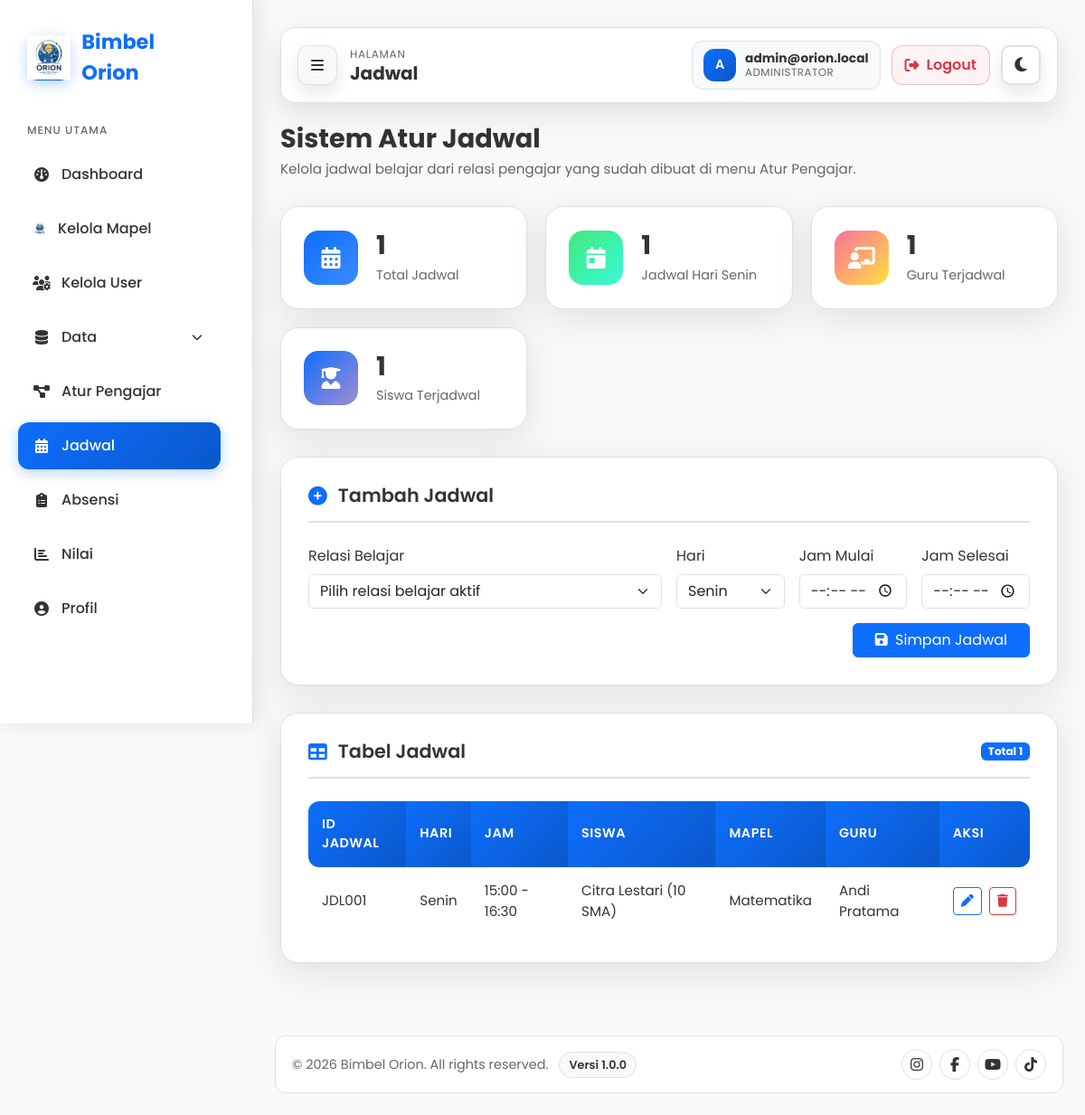
Screenshot of /index.php?page=admin-jadwal (signed in) with the database file from the repository.
### tables this page shows
CREATE TABLE jadwal (
  id CHAR(6) NOT NULL,
  kelas_id CHAR(6) NOT NULL,
  hari ENUM('Senin','Selasa','Rabu','Kamis','Jumat','Sabtu','Minggu') NOT NULL,
  jam_mulai TIME NOT NULL,
  jam_selesai TIME NOT NULL,
  created_at TIMESTAMP NOT NULL DEFAULT CURRENT_TIMESTAMP,
  PRIMARY KEY (id),
  UNIQUE KEY uk_jadwal_kelas_hari_jam (kelas_id, hari, jam_mulai),
  KEY idx_jadwal_hari_jam (hari, jam_mulai),
  CONSTRAINT fk_jadwal_kelas
    FOREIGN KEY (kelas_id) REFERENCES kelas(id)
    ON DELETE CASCADE
    ON UPDATE CASCADE
);

CREATE TABLE siswa (
  id CHAR(6) NOT NULL,
  nama VARCHAR(150) NOT NULL,
  kelas_sekolah VARCHAR(50) DEFAULT 'Privat',
  asal_sekolah VARCHAR(150) DEFAULT NULL,
  alamat TEXT DEFAULT NULL,
  no_telp VARCHAR(20) DEFAULT NULL,
  foto_path VARCHAR(255) DEFAULT NULL,
  wali_id CHAR(6) DEFAULT NULL,
  created_at TIMESTAMP NOT NULL DEFAULT CURRENT_TIMESTAMP,
  PRIMARY KEY (id),
  KEY idx_siswa_wali (wali_id),
  KEY idx_siswa_nama (nama),
  CONSTRAINT fk_siswa_user
    FOREIGN KEY (id) REFERENCES users(id)
    ON DELETE CASCADE
    ON UPDATE CASCADE,
  CONSTRAINT fk_siswa_wali
    FOREIGN KEY (wali_id) REFERENCES wali_murid(id)
    ON DELETE SET NULL
    ON UPDATE CASCADE
);

CREATE TABLE mapel (
  id CHAR(6) NOT NULL,
  nama VARCHAR(100) NOT NULL,
  deskripsi TEXT DEFAULT NULL,
  status ENUM('aktif','nonaktif') NOT NULL DEFAULT 'aktif',
  created_at TIMESTAMP NOT NULL DEFAULT CURRENT_TIMESTAMP,
  PRIMARY KEY (id),
  UNIQUE KEY uk_mapel_nama (nama),
  KEY idx_mapel_status (status)
);

CREATE TABLE guru (
  id CHAR(6) NOT NULL,
  mapel_id CHAR(6) DEFAULT NULL,
  nama VARCHAR(150) NOT NULL,
  no_telp VARCHAR(20) DEFAULT NULL,
  alamat TEXT DEFAULT NULL,
  foto_path VARCHAR(255) DEFAULT NULL,
  bio TEXT DEFAULT NULL,
  created_at TIMESTAMP NOT NULL DEFAULT CURRENT_TIMESTAMP,
  PRIMARY KEY (id),
  KEY idx_guru_mapel (mapel_id),
  KEY idx_guru_nama (nama),
  CONSTRAINT fk_guru_user
    FOREIGN KEY (id) REFERENCES users(id)
    ON DELETE CASCADE
    ON UPDATE CASCADE,
  CONSTRAINT fk_guru_mapel
    FOREIGN KEY (mapel_id) REFERENCES mapel(id)
    ON DELETE SET NULL
    ON UPDATE CASCADE
);

### controllers/BaseController.php (called while the page is built, shortened)
<?php
abstract class BaseController
{
  protected function render(string $view, array $data = []): void
  {
    $data['csrf_token'] = $data['csrf_token'] ?? SessionHelper::getCsrfToken();
    $data['current_user_id'] = $data['current_user_id'] ?? SessionHelper::getUserId();
    $data['current_user_role'] = $data['current_user_role'] ?? SessionHelper::getUserRole();
    $data['current_user_name'] = $data['current_user_name'] ?? ($_SESSION['nama'] ?? null);
    $data['flash'] = $data['flash'] ?? SessionHelper::getFlash();
    extract($data);
    $viewRelative = str_replace(['/', '\\'], DIRECTORY_SEPARATOR, $view) . '.php';
    $viewPath = __DIR__ . '/../views/' . $viewRelative;
    require $viewPath;
  }
}

### controllers/admin/jadwal/AdminJadwalController.php (called while the page is built, shortened)
<?php
require_once __DIR__ . '/../../../models/jadwal/JadwalModel.php';
require_once __DIR__ . '/AdminJadwalActionHandler.php';
class AdminJadwalController extends BaseAdminController
{
  private JadwalModel $jadwalModel;
  private AdminJadwalActionHandler $jadwalActionHandler;
  public function __construct()
  {
    $this->jadwalModel = new JadwalModel();
    $this->jadwalActionHandler = new AdminJadwalActionHandler($this->jadwalModel);
  }
  public function jadwal(): void
  {
    $jadwal = $this->jadwalModel->getAllJadwal();
    $hariList = ['Senin', 'Selasa', 'Rabu', 'Kamis', 'Jumat', 'Sabtu', 'Minggu'];
    $hariIni = $this->jadwalActionHandler->hariIndonesia((int)date('N'));
    $totalJadwal = count($jadwal);
    $jadwalHariIni = count(array_filter($jadwal, fn($row) => ($row['hari'] ?? '') === $hariIni));
    $totalGuruTerjadwal = count(array_unique(array_filter(array_map(
      fn($row) => $row['guru_id'] ?? null,
      $jadwal
    ))));
    $totalSiswaTerjadwal = count(array_unique(array_filter(array_map(
      fn($row) => $row['siswa_id'] ?? null,
      $jadwal
    ))));
    $this->render('admin/jadwal', compact(
      'pageTitle',
      'activePage',
      'jadwal',
      'relasiMapelAktif',
      'totalJadwal',
      'jadwalHariIni',
      'totalGuruTerjadwal',
      'totalSiswaTerjadwal',
      'error',
      'success',
      'hariIni',
      'hariList'
    ));
  }
}

### core/Router.php (called while the page is built, shortened)
<?php
require_once __DIR__ . '/../controllers/admin/jadwal/AdminJadwalController.php';
class Router
{
  private function requireRole(string $role, callable $callback): void
  {
    $callback();
  }
}

### index.php (called while the page is built, shortened)
<?php
require_once __DIR__ . '/core/Router.php';
$page = $_GET['page'] ?? 'index';
$page = preg_replace('/[^a-zA-Z0-9_\-]/', '', $page);
$router = new Router();
$router->dispatch($page);

### models/jadwal/JadwalModel.php (called while the page is built, shortened)
<?php
require_once __DIR__ . '/JadwalQueryService.php';
class JadwalModel {
  private JadwalQueryService $queryService;
  public function __construct(?PDO $db = null, ?IdCounterModel $idCounterModel = null) {
    $db = $db ?? getDB();
    $idCounterModel = $idCounterModel ?? new IdCounterModel($db);
    $this->queryService = new JadwalQueryService($db);
  }
  public function getAllJadwal(): array {
    return $this->queryService->getAllJadwal();
  }
}

### models/jadwal/JadwalQueryService.php (called while the page is built, shortened)
<?php
class JadwalQueryService {
  private PDO $db;
  public function __construct(?PDO $db = null) {
    $this->db = $db ?? getDB();
  }
  public function getAllJadwal(): array {
    $stmt = $this->db->query("
      SELECT
        j.id,
        j.kelas_id,
        sm.id AS siswa_mapel_id,
        j.hari,
        j.jam_mulai,
        j.jam_selesai,
        k.siswa_id,
        k.guru_id,
        k.status AS kelas_status,
        s.nama AS siswa_nama,
        s.kelas_sekolah AS siswa_kelas,
        g.nama AS guru_nama,
        mg.nama AS guru_mapel,
        m.id AS mapel_id,
        m.nama AS mata_pelajaran
      FROM jadwal j
      INNER JOIN kelas k ON k.id = j.kelas_id
      INNER JOIN siswa s ON s.id = k.siswa_id
      INNER JOIN guru g ON g.id = k.guru_id
      LEFT JOIN mapel mg ON mg.id = g.mapel_id
      LEFT JOIN siswa_mapel sm
        ON sm.siswa_id = k.siswa_id
       AND sm.mapel_id = g.mapel_id
       AND sm.status = 'aktif'
      LEFT JOIN mapel m ON m.id = sm.mapel_id
      ORDER BY FIELD(j.hari, 'Senin','Selasa','Rabu','Kamis','Jumat','Sabtu','Minggu'), j.jam_mulai ASC
    ");
    return $stmt->fetchAll();
  }
}

### controllers/admin/jadwal/AdminJadwalActionHandler.php (called while the page is built, shortened)
<?php
require_once __DIR__ . '/../../../models/jadwal/JadwalModel.php';
class AdminJadwalActionHandler {
  public function hariIndonesia(int $dayNumber): string {
    return match ($dayNumber) {
      1 => 'Senin',
      2 => 'Selasa',
      3 => 'Rabu',
      4 => 'Kamis',
      5 => 'Jumat',
      6 => 'Sabtu',
      7 => 'Minggu',
      default => '',
    };
  }
}

### views/admin/jadwal.php (the view, shortened to what this page needs)
<?php require __DIR__ . '/../layouts/header.php'; ?>
<?php
$hariOptions = (isset($hariList) && is_array($hariList) && count($hariList) > 0)
  ? $hariList
  : ['Senin', 'Selasa', 'Rabu', 'Kamis', 'Jumat', 'Sabtu', 'Minggu'];
?>
<div class="dashboard-container">
  <?php require __DIR__ . '/../layouts/sidebar.php'; ?>
  <main class="main-content">
    <?php require __DIR__ . '/../layouts/dashboard-navbar.php'; ?>
    <div class="page-header animate-fade-in">
      <h1>Sistem Atur Jadwal</h1>
      <p>Kelola jadwal belajar dari relasi pengajar yang sudah dibuat di menu Atur Pengajar.</p>
    </div>
    <div class="stats-grid">
      <div class="stat-card animate-fade-in delay-1">
        <div class="icon blue"><i class="fas fa-calendar-days"></i></div>
        <div class="info">
          <h3><?= (int)($totalJadwal ?? 0) ?></h3>
          <p>Total Jadwal</p>
        </div>
      </div>
      <div class="stat-card animate-fade-in delay-2">
        <div class="icon green"><i class="fas fa-calendar-day"></i></div>
        <div class="info">
          <h3><?= (int)($jadwalHariIni ?? 0) ?></h3>
          <p>Jadwal Hari <?= htmlspecialchars((string)($hariIni ?? '-')) ?></p>
        </div>
      </div>
      <div class="stat-card animate-fade-in delay-3">
        <div class="icon orange"><i class="fas fa-chalkboard-user"></i></div>
        <div class="info">
          <h3><?= (int)($totalGuruTerjadwal ?? 0) ?></h3>
          <p>Guru Terjadwal</p>
        </div>
      </div>
      <div class="stat-card animate-fade-in delay-4">
        <div class="icon purple"><i class="fas fa-user-graduate"></i></div>
        <div class="info">
          <h3><?= (int)($totalSiswaTerjadwal ?? 0) ?></h3>
          <p>Siswa Terjadwal</p>
        </div>
      </div>
    </div>
    <div class="content-card animate-fade-in">
      <div class="card-header">
        <h3><i class="fas fa-plus-circle"></i> Tambah Jadwal</h3>
      </div>
      <form method="POST" action="index.php?page=admin-jadwal" class="row g-3">
        <div class="col-lg-6">
          <label class="form-label">Relasi Belajar</label>
          <select class="form-select" name="siswa_mapel_id" required <?= empty($relasiMapelAktif) ? 'disabled' : '' ?>>
            <option value=""><?= empty($relasiMapelAktif) ? 'Belum ada relasi yang siap' : 'Pilih relasi belajar aktif' ?></option>
          </select>
        </div>
        <div class="col-lg-2">
          <label class="form-label">Hari</label>
          <select class="form-select" name="hari" required <?= empty($relasiMapelAktif) ? 'disabled' : '' ?>>
            <?php foreach ($hariOptions as $hari): ?>
              <option value="<?= htmlspecialchars($hari) ?>" <?= ($hari === ($hariIni ?? '')) ? 'selected' : '' ?>>
                <?= htmlspecialchars($hari) ?>
              </option>
            <?php endforeach; ?>
          </select>
        </div>
        <div class="col-lg-2">
          <label class="form-label">Jam Mulai</label>
          <input type="time" class="form-control" name="jam_mulai" required <?= empty($relasiMapelAktif) ? 'disabled' : '' ?>>
        </div>
        <div class="col-lg-2">
          <label class="form-label">Jam Selesai</label>
          <input type="time" class="form-control" name="jam_selesai" required <?= empty($relasiMapelAktif) ? 'disabled' : '' ?>>
        </div>
        <div class="col-12 d-flex justify-content-end">
          <button type="submit" class="btn btn-primary px-4" <?= empty($relasiMapelAktif) ? 'disabled' : '' ?>>
            <i class="fas fa-save me-1"></i> Simpan Jadwal
          </button>
        </div>
      </form>
    </div>
    <div class="content-card animate-fade-in">
      <div class="card-header">
        <h3><i class="fas fa-table"></i> Tabel Jadwal</h3>
        <span class="badge bg-primary">Total <?= (int)($totalJadwal ?? 0) ?></span>
      </div>
      <div class="table-responsive">
        <table class="table-custom">
          <thead>
            <tr>
              <th>ID Jadwal</th>
              <th>Hari</th>
              <th>Jam</th>
              <th>Siswa</th>
              <th>Mapel</th>
              <th>Guru</th>
              <th>Aksi</th>
            </tr>
          </thead>
          <tbody>
            <?php if (!empty($jadwal)): ?>
              <?php foreach ($jadwal as $row): ?>
                <?php
                  $jamMulai = substr((string)$row['jam_mulai'], 0, 5);
                  $jamSelesai = substr((string)$row['jam_selesai'], 0, 5);
                  $mapelSiswa = trim((string)($row['mata_pelajaran'] ?? '')) !== '' ? $row['mata_pelajaran'] : '-';
                  $kelasSiswa = trim((string)($row['siswa_kelas'] ?? '')) !== '' ? $row['siswa_kelas'] : 'Privat';
                ?>
                <tr>
                  <td><?= htmlspecialchars($row['id']) ?></td>
                  <td><?= htmlspecialchars($row['hari']) ?></td>
                  <td><?= htmlspecialchars($jamMulai . ' - ' . $jamSelesai) ?></td>
                  <td><?= htmlspecialchars(($row['siswa_nama'] ?? 'Belum diisi') . ' (' . $kelasSiswa . ')') ?></td>
                  <td><?= htmlspecialchars($mapelSiswa) ?></td>
                  <td><?= htmlspecialchars($row['guru_nama'] ?? 'Belum diisi') ?></td>
                  <td class="text-nowrap">
                    <button
                      type="button"
                      class="btn btn-sm btn-outline-primary me-1 edit-jadwal-btn"
                      data-bs-toggle="modal"
                      data-bs-target="#editJadwalModal"
                      data-jadwal-id="<?= htmlspecialchars($row['id']) ?>"
                      data-siswa-mapel-id="<?= htmlspecialchars($row['siswa_mapel_id']) ?>"
                      data-hari="<?= htmlspecialchars($row['hari']) ?>"
                      data-jam-mulai="<?= htmlspecialchars($jamMulai) ?>"
                      data-jam-selesai="<?= htmlspecialchars($jamSelesai) ?>"
                    >
                      <i class="fas fa-pen"></i>
                    </button>
                    <form method="POST" action="index.php?page=admin-jadwal" class="d-inline" onsubmit="return confirm('Hapus jadwal ini? Jika jadwal sudah memiliki data absensi atau nilai, penghapusan akan ditolak.');">
                      <button type="submit" class="btn btn-sm btn-outline-danger">
                        <i class="fas fa-trash"></i>
                      </button>
                    </form>
                  </td>
                </tr>
              <?php endforeach; ?>
            <?php endif; ?>
          </tbody>
        </table>
      </div>
    </div>
  </main>
</div>
<?php require __DIR__ . '/../layouts/footer.php'; ?>

### rows the page displays
jadwal: id "JDL001", hari "Senin", jam_mulai+jam_selesai "15:00 - 16:30", siswa.nama+kelas_sekolah "Citra Lestari (10 SMA)", mapel.nama "Matematika", guru.nama "Andi Pratama"

### other values shown
$menu['label'] "Dashboard"
$menu['label'] "Kelola Mapel"
$menu['label'] "Kelola User"
$menu['label'] "Data"
$menu['label'] "Atur Pengajar"
$menu['label'] "Jadwal"
$menu['label'] "Absensi"
$menu['label'] "Nilai"
$menu['label'] "Profil"
$pageHeading "Jadwal"
$initial "A"
$nama "admin@orion.local"
$roleLabel "ADMINISTRATOR"
$totalJadwal "1"
$jadwalHariIni "1"
